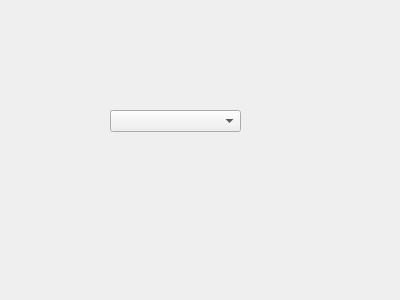
<?xml version="1.0" encoding="UTF-8"?>
<ui version="4.0">
 <class>Form</class>
 <widget class="QWidget" name="Form">
  <property name="geometry">
   <rect>
    <x>0</x>
    <y>0</y>
    <width>400</width>
    <height>300</height>
   </rect>
  </property>
  <property name="windowTitle">
   <string>Form</string>
  </property>
  <widget class="QComboBox" name="comboBox">
   <property name="geometry">
    <rect>
     <x>110</x>
     <y>110</y>
     <width>131</width>
     <height>22</height>
    </rect>
   </property>
   <property name="editable">
    <bool>false</bool>
   </property>
   <property name="placeholderText">
    <string/>
   </property>
  </widget>
 </widget>
 <resources/>
 <connections/>
</ui>
